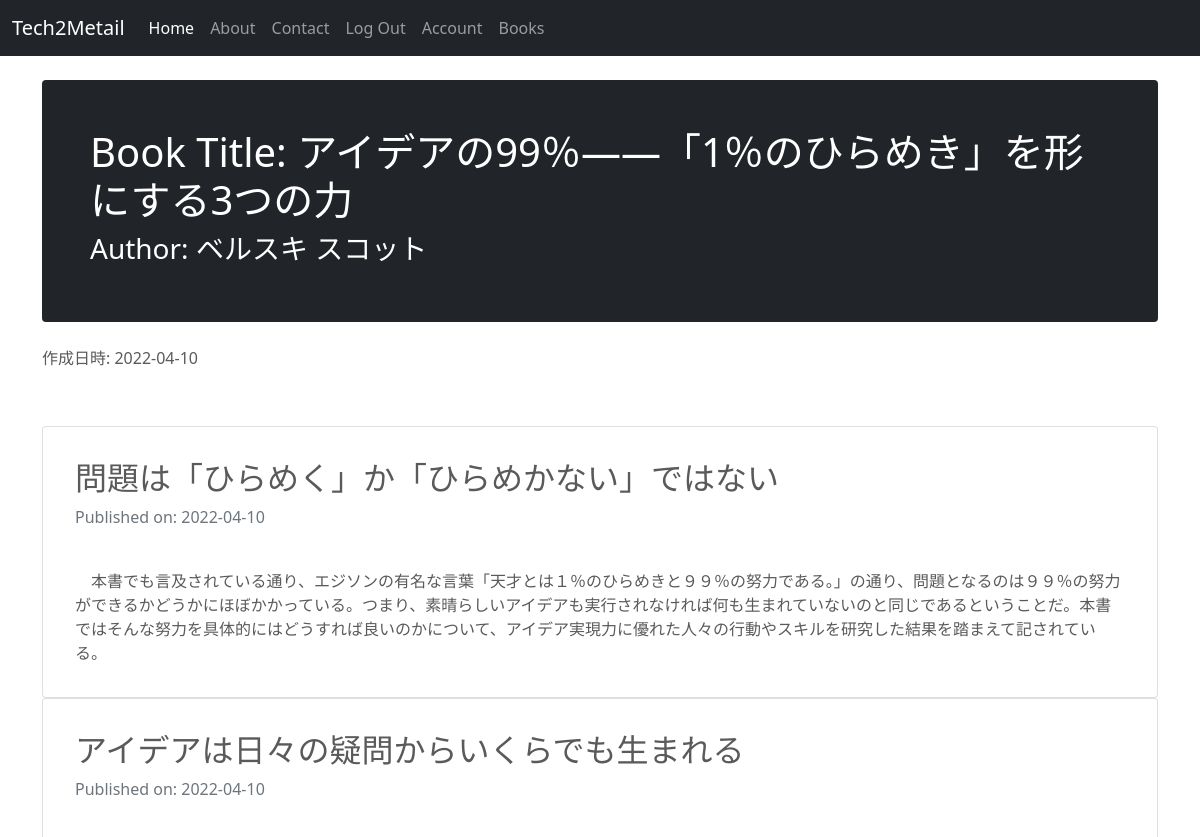
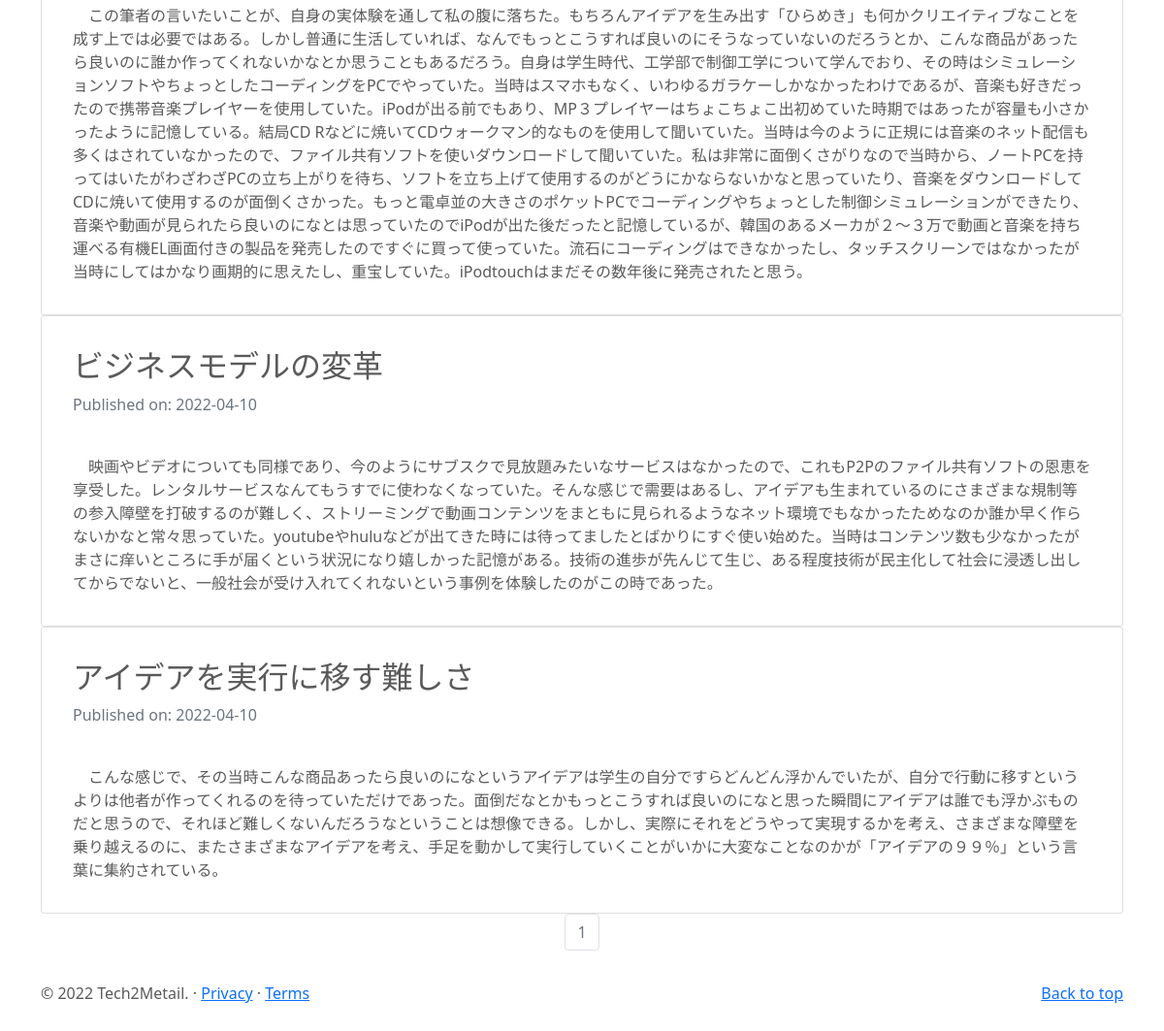
/books/29 (signed in), run on the app's committed database (2 pictures, top to bottom).
### tech2metailblog/models.py (models this page shows, shortened)
class Books(db.Model):
    __tablename__ = 'books'
    id = db.Column(db.Integer, primary_key = True)
    title = db.Column(db.String(50),unique=True, nullable=False)
    author = db.Column(db.String(50), nullable=False)
    published_by = db.Column(db.String(50), nullable=False)
    published_at = db.Column(db.Integer, nullable=False)
    img_link = db.Column(db.String(100))
    pur_link = db.Column(db.String(100))
    created_at = db.Column(db.DateTime)
    booksposts = db.relationship('BooksPost',backref='book',lazy=True)

class BooksPost(db.Model):
    users = db.relationship(User)
    books = db.relationship(Books)
    id = db.Column(db.Integer, primary_key=True)
    user_id = db.Column(db.Integer,db.ForeignKey('users.id'),nullable=False)
    book_id = db.Column(db.Integer,db.ForeignKey('books.id'),nullable=False)
    date = db.Column(db.DateTime,nullable=False,default=datetime.now(pytz.timezone('Asia/Tokyo')))
    title = db.Column(db.String(140),nullable=False)
    text = db.Column(db.Text,nullable=False)

### tech2metailblog/books/views.py (the view)
@books.route('/books/<int:book_id>', methods=['GET'])
def show_book(book_id):
    page = request.args.get('page',1,type=int)
    book = Books.query.get(book_id)
    hoges = BooksPost.query.filter_by(book_id=book_id).order_by(BooksPost.date.asc()).paginate(page=page,per_page=5)
    print(hoges)
    return render_template('books/show.html', book=book, hoges=hoges,admin_user=admin_user,page=page)

### tech2metailblog/models.py (called while the page is built)
@login_manager.user_loader
def load_user(user_id):
    return User.query.get(user_id)

### tech2metailblog/templates/books/show.html (shortened to what this page needs)
{% extends "base.html" %}
{% block content %}
<div class="container">
    <div class="p-4 p-md-5 mb-4 text-white rounded bg-dark">
        <h1>Book Title: {{ book.title }}</h1>
        <h3>Author: {{ book.author }}</h3>
    </div>
作成日時: {{ book.created_at.strftime('%Y-%m-%d') }}
<br><br>
</div>
<div class="container" >
    {% if hoges.items %}
    {% for post in hoges.items %}
      <div class="card text-start">
          <div class="card-body">
            <h2>{{post.title}}</h2>
            <p class='text-muted'>Published on: {{post.date.strftime("%Y-%m-%d")}}</p>
            <br>
            {{post.text}}
          </div>
      </div>
        {% endfor %}
    <nav aria-label='Page Navigation example'>
        <ul class="pagination justify-content-center">
            {% for page_num in hoges.iter_pages(left_edge=1,right_edge=1,left_current=1,right_current=2) %}
              {% if hoges.page == page_num %}
                <li class="page-item disabled">
                    <a href="{{url_for('books.show_book',page=page_num,book_id=book.id)}}" class="page-link">{{ page_num }}</a>
                </li>
              {% else %}
                <li class="page-item">
                    <a href="{{url_for('books.show_book',page=page_num,book_id=book.id)}}" class="page-link">{{ page_num }}</a>
                </li>
              {% endif %}
            {% endfor %}
        </ul>
    </nav>
    </div>
    {% else %}
    <div class="text-center">
    <h3>投稿記事がありません。</h3>
    </div>
    {% endif %}
{% endblock %}

### tech2metailblog/static/style.css (style rules this page uses)
body { padding-top: 3rem; padding-bottom: 3rem; color: #5a5a5a; }
.container { margin-top: 2rem; }
.card-body { padding: 1em; margin: 1em; }

### data on the page
Books: title "アイデアの99％――「1％のひらめき」を形にする3つの力", author "ベルスキ スコット", created_at "2022-04-10"
BooksPost: title "問題は「ひらめく」か「ひらめかない」ではない", date "2022-04-10", text "本書でも言及されている通り、エジソンの有名な言葉「天才とは１％のひらめきと９９％の努力である。」の通り、問題となるのは９９％の努力ができるかどうかにほぼかかっている。つまり、素晴らしいアイデアも実行されなければ何も生まれていないのと同じであるということだ。本書ではそんな努力を具体的にはどうすれば良いのかについて、アイデア実現力に優れた人々の行動やスキルを研究した結果を踏まえて記されている。"
BooksPost: title "アイデアは日々の疑問からいくらでも生まれる", date "2022-04-10", text "この筆者の言いたいことが、自身の実体験を通して私の腹に落ちた。もちろんアイデアを生み出す「ひらめき」も何かクリエイティブなことを成す上では必要ではある。しかし普通に生活していれば、なんでもっとこうすれば良いのにそうなっていないのだろうとか、こんな商品があったら良いのに誰か作ってくれないかなとか思うこともあるだろう。自身は学生時代、工学部で制御工学について学んでおり、その時はシミュレーションソフトやちょっとしたコーディングをPCでやっていた。当時はスマホもなく、いわゆるガラケーしかなかったわけであるが、音楽も好きだったので携帯音楽プレイヤーを使用していた。iPodが出る前でもあり、MP３プレイヤーはちょこちょこ出初めていた時期ではあったが容量も小さかったように記憶している。結局CD…"
BooksPost: title "ビジネスモデルの変革", date "2022-04-10", text "映画やビデオについても同様であり、今のようにサブスクで見放題みたいなサービスはなかったので、これもP2Pのファイル共有ソフトの恩恵を享受した。レンタルサービスなんてもうすでに使わなくなっていた。そんな感じで需要はあるし、アイデアも生まれているのにさまざまな規制等の参入障壁を打破するのが難しく、ストリーミングで動画コンテンツをまともに見られるようなネット環境でもなかったためなのか誰か早く作らないかなと常々思っていた。youtubeやhuluなどが出てきた時には待ってましたとばかりにすぐ使い始めた。当時はコンテンツ数も少なかったがまさに痒いところに手が届くという状況になり嬉しかった記憶がある。技術の進歩が先んじて生じ、ある程度技術が民主化して社会に浸透し出してからでないと、一般社会が受け入れてくれないという事例を体験したのがこの時であった。"
BooksPost: title "アイデアを実行に移す難しさ", date "2022-04-10", text "こんな感じで、その当時こんな商品あったら良いのになというアイデアは学生の自分ですらどんどん浮かんでいたが、自分で行動に移すというよりは他者が作ってくれるのを待っていただけであった。面倒だなとかもっとこうすれば良いのになと思った瞬間にアイデアは誰でも浮かぶものだと思うので、それほど難しくないんだろうなということは想像できる。しかし、実際にそれをどうやって実現するかを考え、さまざまな障壁を乗り越えるのに、またさまざまなアイデアを考え、手足を動かして実行していくことがいかに大変なことなのかが「アイデアの９９％」という言葉に集約されている。"

### other printed values
{{ page_num }} "1"
